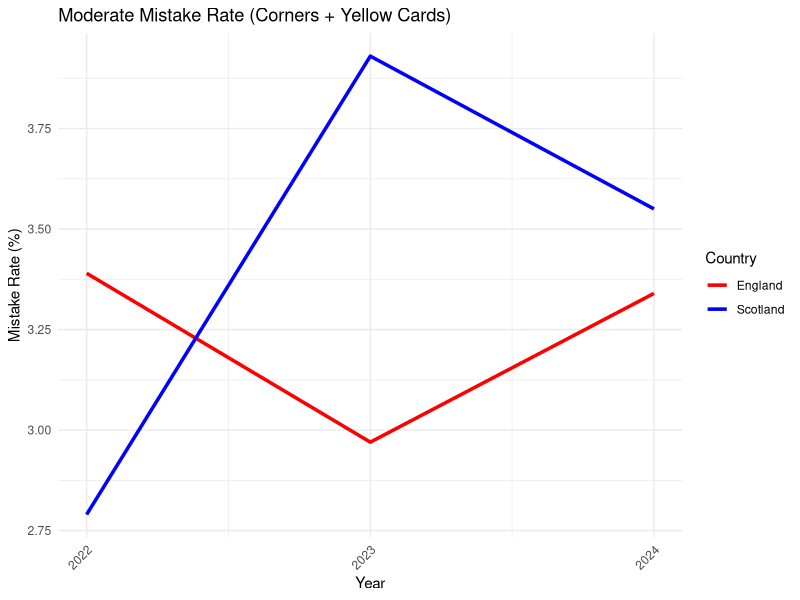

Here is the R script that generated this plot: (Note: this script raises an error after producing the figure.)
library(tidyverse)

# Create dataframe for genius sports mistake data from slide

mistake_data <- data.frame(
  Country = rep(c("Scotland", "England"), each = 3),
  Year = rep(c(2022, 2023, 2024), times = 2),
  Games = c(896, 1248, 1240, 4393, 4843, 5274),
  Mistakes = c(25, 49, 44, 149, 144, 176),
  MistakeRate = c(2.79, 3.93, 3.55, 3.39, 2.97, 3.34)
)

# Plot Mistake rates

ggplot(mistake_data, aes(x = Year, y = MistakeRate, colour = Country, group = Country)) +
  geom_line(size = 1.2) +
  labs(title = "Moderate Mistake Rate (Corners + Yellow Cards)",
       x = "Year",
       y = "Mistake Rate (%)",
       color = "Country") +
  theme_minimal() +
  scale_colour_manual(values = c("England" = "red", "Scotland" = "blue")) +
  theme(axis.text.x = element_text(angle = 45, hjust = 1)) +
  scale_x_continuous(breaks = c(2022, 2023, 2024))

# Set working directory

setwd("~/Library/CloudStorage/OneDrive-UniversityofStrathclyde/Fifth Year/MS984/Genius Sports Project")

# Read in data

df <- read.csv("fullcomparison.csv")

# Convert to date type

df$Date <- as.Date(df$Date, format = "%d/%m/%Y")

# Create year column

df$Year <- format(df$Date, "%Y")

df <- df %>%
  mutate(Year = as.numeric(Year)) %>%
  filter(Year >= 2022 & Year <= 2024)

write.csv(df, "~/Library/CloudStorage/OneDrive-UniversityofStrathclyde/Fifth Year/MS984/Genius Sports Project/ourdata.csv", row.names = FALSE)

# Number of yellow cards analysis

yellow_cards_by_year <- df %>%
  group_by(Country, Year) %>%
  summarise(avg_yellow_cards = mean(HY + AY)) %>%
  arrange(Year)

ggplot(yellow_cards_by_year) +
  geom_line(aes(x = Year, y = avg_yellow_cards, colour = Country, group = Country),linewidth = 1.2) +
  labs(title = "Average Yellow Cards per Game by Year",
       x = "Year",
       y = "Average Yellow Cards per Game") +
  scale_colour_manual(values = c("England" = "red", "Scotland" = "blue")) +
  theme_minimal() +
  theme(axis.text.x = element_text(angle = 45, hjust = 1)) +
  scale_x_continuous(breaks = c(2022, 2023, 2024))

# Number of corners analysis

corners_by_year <- df %>%
  group_by(Country, Year) %>%
  summarise(avg_corners = mean(HC + AC, na.rm=TRUE)) %>%
  arrange(Year)

ggplot(corners_by_year) +
  geom_line(aes(x = Year, y = avg_corners, colour = Country, group = Country),linewidth = 1.2) +
  labs(title = "Average Corners per Game by Year",
       x = "Year",
       y = "Average Corners per Game") +
  scale_colour_manual(values = c("England" = "red", "Scotland" = "blue")) +
  theme_minimal() +
  theme(axis.text.x = element_text(angle = 45, hjust = 1)) +
  scale_x_continuous(breaks = c(2022, 2023, 2024))





